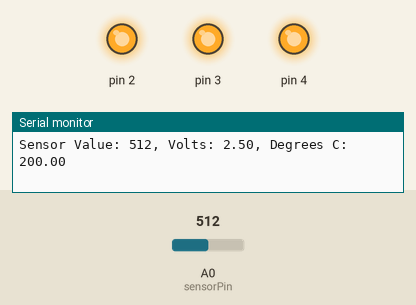
The sketch below on a simulated Arduino Uno, built with avr-gcc and run on an emulated ATmega328P. On the bench: output pins drawn as LEDs (lit = HIGH), the last lines printed to the serial monitor. The inputs (shaded band) are chosen by the test bench; at power-on: A0 (sensorPin) = 512.

Above: at 1.2 s.
1.3 s: A0 (sensorPin) set to 172
4.3 s: A0 (sensorPin) set to 161
At 5.2 s:
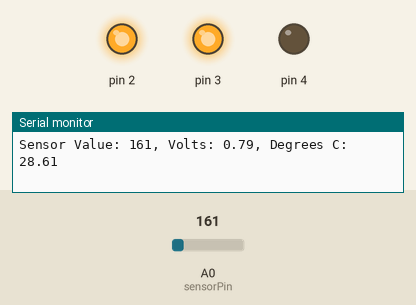
5.8 s: A0 (sensorPin) set to 122
At 6.7 s:
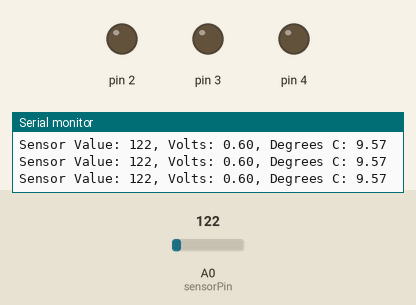
7.3 s: A0 (sensorPin) set to 1023
At 7.8 s:
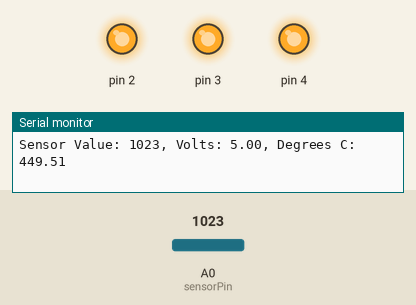
Timing chart, 0 to 9.8 s (numbered marks = the images above; inputs shaded):
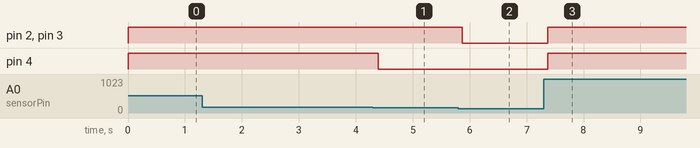

The sketch:

loveMeter.ino
```cpp
/* Love-o-meter
 *  Learn how to use the temperature sensor,
 *  to read in analog data, and interpret the
 *  data.
 */

const int sensorPin = A0;
const float baselineTemp = 23.0;

void setup() {

  /* Opens the connection between the Arduino and the computer
   * to get the values from the Analog input
   * the argument 9600 is the speed, 9600 bits per second
   */
  Serial.begin(9600); // open a serial port

  for (int pinNumber = 2; pinNumber < 5; pinNumber++){
    pinMode (pinNumber, OUTPUT);    // sets up pins to accept output
    digitalWrite (pinNumber, LOW);  // turn all the lights off
  }
}

void loop() {
  int sensorVal = analogRead(sensorPin);  // get a reading from the temp pin

  Serial.print("Sensor Value: ");         // print to the consol
  Serial.print(sensorVal);

  float voltage = (sensorVal/ 1024.0) * 5; //Convert the ADC Reading to voltage

  Serial.print(", Volts: ");
  Serial.print(voltage);

  float temperature = (voltage - .5) * 100;

  Serial.print(", Degrees C: ");
  Serial.print(temperature);
  Serial.print("\n");                     // carriage return

  /* if baseline then all lights off
   *  if 2 degrees above base temp light one light
   *  if 4 degrees above base temp light 2 lights
   *  if 6 degrees or more than base temp light 3 lights
  */
  if (temperature < baselineTemp) {
    digitalWrite(2, LOW);
    digitalWrite(3, LOW);
    digitalWrite(4, LOW);
  } else if (temperature >= baselineTemp + 2 && temperature < baselineTemp + 4) {
    digitalWrite(2, HIGH);
    digitalWrite(3, LOW);
    digitalWrite(4, LOW);
  } else if (temperature >= baselineTemp + 4 && temperature < baselineTemp + 6) {
    digitalWrite(2, HIGH);
    digitalWrite(3, HIGH);
    digitalWrite(4, LOW);
  } else if (temperature >= baselineTemp + 6) {
    digitalWrite(2, HIGH);
    digitalWrite(3, HIGH);
    digitalWrite(4, HIGH);
  }
  delay(1);
}
```

Measured:
- the behaviour switches between 162 and 161 on A0 (sensorPin) (found by bisection; images 0 and 1)
- after the input at 4.3 s, pin 4: HIGH → LOW after 0.09 s
- after the input at 5.8 s, pin 2, pin 3: HIGH → LOW after 0.07 s
- after the input at 7.3 s, pin 2–4: LOW → HIGH after 0.07 s
